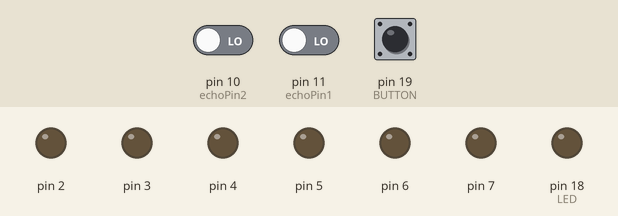
Simulated run of this sketch. Board: Arduino Uno, built with avr-gcc and run on an emulated ATmega328P. On the bench: output pins drawn as LEDs (lit = HIGH). Inputs (shaded band) come from the test bench; at power-on: pin 19 (BUTTON) LOW, pin 10 (echoPin2) LOW, pin 11 (echoPin1) LOW. Pins used as bus, display or sensor lines are not drawn; what the sketch prints to the serial monitor is not drawn.

Above: at 1.2 s.
1.3 s: pin 19 (BUTTON) pulled HIGH for 1 s
At 3.0 s:
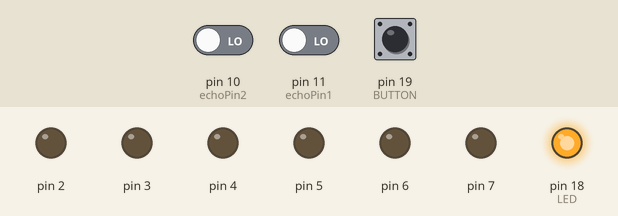
At 5.3 s:
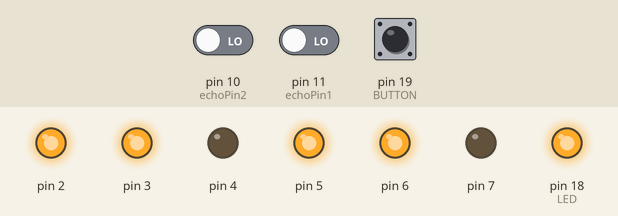
6.0 s: pin 19 (BUTTON) pulled HIGH for 3.2 s
At 8.0 s:
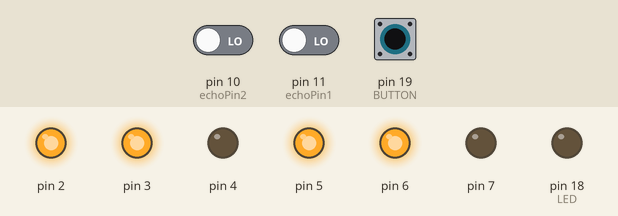
Timing chart, 0 to 13.1 s (numbered marks = the images above; inputs shaded):
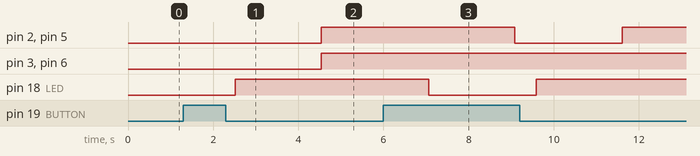

The sketch:

moter.ino
```cpp
int BUTTON=19;
int LED=18;
int trigPin1 = 12;
int echoPin1 = 11;
int trigPin2 = 9;
int echoPin2 = 10;
int a=2;
int buttonStart=0;
void setup() {
  Serial.begin(9600);
  pinMode(LED,OUTPUT);
  pinMode(BUTTON,INPUT);
  pinMode(2,OUTPUT);//모터
  pinMode(3,OUTPUT);
  pinMode(4,OUTPUT);
  pinMode(5,OUTPUT);
  pinMode(6,OUTPUT);
  pinMode(7,OUTPUT);

  pinMode(trigPin1, OUTPUT);  // 트리거 핀을 출력으로 설정
  pinMode(echoPin1, INPUT);  // 에코 핀을 입력으로 설정
  pinMode(trigPin2, OUTPUT);  // 트리거 핀을 출력으로 설정
  pinMode(echoPin2, INPUT);  // 에코 핀을 입력으로 설정
}

void loop() {
  onoff();


  digitalWrite(trigPin1, HIGH);
  delay(10);
  digitalWrite(trigPin1, LOW);
  float duration1 = pulseIn(echoPin1, HIGH);
  float distance1 = ((float) (340 * duration1) / 10000) / 2;

  Serial.print(distance1);
  Serial.print("cm");

  digitalWrite(trigPin2, HIGH);
  delay(10);
  digitalWrite(trigPin2, LOW);
  float duration2 = pulseIn(echoPin2, HIGH);
  float distance2 = ((float) (340 * duration2) / 10000) / 2;
  Serial.print(" ");
  Serial.print(distance2);
  Serial.println("cm");


  if(a==1){
    digitalWrite(3,HIGH);
    digitalWrite(2,HIGH);
    digitalWrite(4,LOW);

    digitalWrite(5,HIGH);
    digitalWrite(6,HIGH);
    digitalWrite(7,LOW);
  }else if (a!=1){
    digitalWrite(2,LOW);
    digitalWrite(5,LOW);
  }
}
void onoff(){
  buttonStart=digitalRead(BUTTON);
  Serial.print("button=");
  Serial.print(buttonStart);
  Serial.print(" a=");
  Serial.print(a);

  if(buttonStart == HIGH){
    a=(a%2)+1;
    delay(500);
  }
  if(a==1){
    digitalWrite(LED,HIGH);

  }
  else{
    digitalWrite(LED,LOW);
  }

}
```

Measured:
- after the input at 1.3 s, pin 2, pin 3, pin 5, pin 6: LOW → HIGH after 3.2 s; pin 18 (LED): LOW → HIGH after 1.2 s
- after the input at 6.0 s, pin 2, pin 5: HIGH → LOW after 3.1 s, → HIGH 2.5 s later; pin 18 (LED): HIGH → LOW after 1.1 s, → HIGH 2.5 s later
